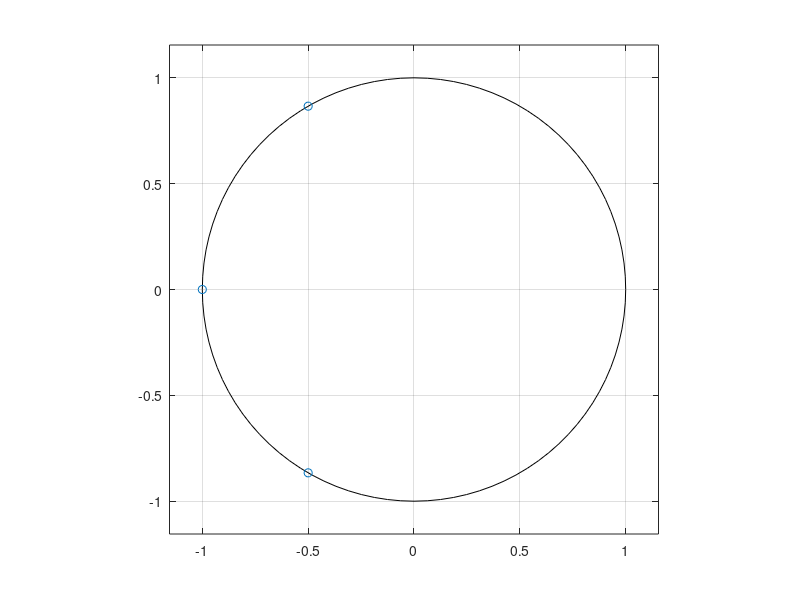

This figure's MATLAB source:
clc
close all;
clear all;
a = roots([1 sqrt(2) 1]);
zplane(a);

pol_b = conv([1 1],[1 1 1]);
b = roots(pol_b);
zplane(b)